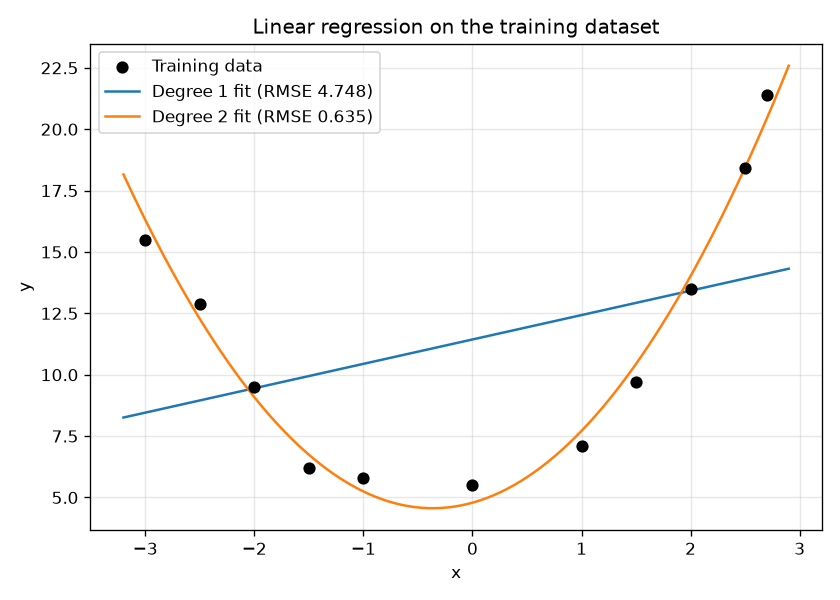

The script that saved this image:
"""
CPSC 254 Assignment #2, Part 1: Supervised learning for linear regression.

linear_reg.py
  (1) Loads the small training dataset X, Y given in the brief.
  (2) Displays a scatter plot of the dataset with matplotlib.
  (3) Fits the data with scikit-learn's LinearRegression(), once as a straight
      line and once as a polynomial (PolynomialFeatures + LinearRegression),
      since the data is clearly U-shaped.
  (4) Prints the coefficient vector [w0, w1, ..., wn] and the fitted equation
      y = w0 + w1 x + ... + wn x^n.
  (5) Computes the training RMSE.
  (6) Loads GasProperties.csv, splits it 80% train / 20% test, solves for the
      weights with the least-squares normal equation w = (X^T X)^-1 X^T y and
      reports the train and test RMSE.

Run:  python linear_reg.py
"""

import numpy as np
import pandas as pd
import matplotlib.pyplot as plt
from sklearn.linear_model import LinearRegression
from sklearn.preprocessing import PolynomialFeatures
from sklearn.model_selection import train_test_split

RANDOM_STATE = 42
DEGREES = [1, 2]
GAS_CSV = "GasProperties.csv"
GAS_FEATURES = ["T", "P", "TC", "SV"]
GAS_TARGET = "Idx"


def rmse(y, y_pred):
    """Root mean squared error: sqrt(sum((y_i - y_hat_i)^2) / N)."""
    y, y_pred = np.asarray(y), np.asarray(y_pred)
    return np.sqrt(np.sum((y - y_pred) ** 2) / len(y))


def format_equation(w):
    """Write w = [w0, w1, ..., wn] as y = w0 + w1 x + ... + wn x^n."""
    terms = [f"{w[0]:.4f}"]
    for i, wi in enumerate(w[1:], start=1):
        sign = "-" if wi < 0 else "+"
        power = "x" if i == 1 else f"x^{i}"
        terms.append(f"{sign} {abs(wi):.4f} {power}")
    return "y = " + " ".join(terms)


def fit_polynomial(x, y, degree):
    """Fit y = w0 + w1 x + ... + wn x^n with LinearRegression; return (model, poly, w)."""
    poly = PolynomialFeatures(degree=degree, include_bias=False)
    X_poly = poly.fit_transform(x.reshape(-1, 1))
    model = LinearRegression()
    model.fit(X_poly, y)
    w = np.concatenate(([model.intercept_], model.coef_))
    return model, poly, w


def least_squares(X, y):
    """Normal equation w = (X^T X)^-1 X^T y. X must already contain a bias column."""
    return np.linalg.inv(X.T @ X) @ X.T @ y


def add_bias(X):
    """Prepend a column of ones so w[0] is the intercept."""
    return np.column_stack((np.ones(len(X)), X))


def main():
    """Fit the brief's dataset with linear/polynomial regression, plot it, then run least squares on GasProperties.csv."""
    # ---------------------------------------------------------------
    # (1) Training dataset from the brief
    # ---------------------------------------------------------------
    x = np.array([-3.0, -2.5, -2.0, -1.5, -1.0, 0.0, 1.0, 1.5, 2.0, 2.5, 2.7])
    y = np.array([15.5, 12.9, 9.5, 6.2, 5.8, 5.5, 7.1, 9.7, 13.5, 18.4, 21.4])
    print("=== (1) Training dataset ===")
    print("X =", x.tolist())
    print("Y =", y.tolist())
    print("N =", len(x))

    # ---------------------------------------------------------------
    # (3)-(5) LinearRegression fits, coefficients, equations and RMSE
    # ---------------------------------------------------------------
    fits = {}
    for degree in DEGREES:
        model, poly, w = fit_polynomial(x, y, degree)
        train_rmse = rmse(y, model.predict(poly.transform(x.reshape(-1, 1))))
        fits[degree] = (model, poly, w, train_rmse)

        label = "straight line" if degree == 1 else f"polynomial of degree {degree}"
        print(f"\n=== (3)-(5) LinearRegression, {label} ===")
        names = ", ".join(f"w{i}" for i in range(degree + 1))
        print(f"Coefficient vector [{names}] = {np.round(w, 4).tolist()}")
        print("Equation:", format_equation(w))
        print(f"Training RMSE = {train_rmse:.4f}")

    best = min(fits, key=lambda d: fits[d][3])
    print(f"\nThe data is U-shaped, so the degree-{best} polynomial fits best "
          f"(training RMSE {fits[best][3]:.4f} vs. {fits[1][3]:.4f} for a straight line).")
    print("Final model:", format_equation(fits[best][2]))

    # ---------------------------------------------------------------
    # (2) Scatter plot of the dataset, with the fitted functions
    # ---------------------------------------------------------------
    x_line = np.linspace(x.min() - 0.2, x.max() + 0.2, 200)
    plt.figure(figsize=(7, 5))
    plt.scatter(x, y, color="black", s=40, label="Training data", zorder=3)
    for degree, (model, poly, w, train_rmse) in fits.items():
        y_line = model.predict(poly.transform(x_line.reshape(-1, 1)))
        plt.plot(x_line, y_line, label=f"Degree {degree} fit (RMSE {train_rmse:.3f})")
    plt.title("Linear regression on the training dataset")
    plt.xlabel("x")
    plt.ylabel("y")
    plt.legend()
    plt.grid(alpha=0.3)
    plt.tight_layout()
    plt.savefig("linear_reg.png", dpi=120)
    print("\nPlot saved to linear_reg.png")

    # ---------------------------------------------------------------
    # (6) GasProperties.csv: least squares with the normal equation
    # ---------------------------------------------------------------
    print(f"\n=== (6) Least squares on {GAS_CSV} ===")
    data = pd.read_csv(GAS_CSV)
    print(f"Loaded {len(data)} rows, columns: {', '.join(data.columns)}")
    print(f"Features: {', '.join(GAS_FEATURES)}  ->  target: {GAS_TARGET}")

    X = data[GAS_FEATURES].to_numpy()
    y_gas = data[GAS_TARGET].to_numpy()
    X_train, X_test, y_train, y_test = train_test_split(
        X, y_gas, test_size=0.2, random_state=RANDOM_STATE)
    print(f"Training set: {len(X_train)} rows, testing set: {len(X_test)} rows")

    X_train_b, X_test_b = add_bias(X_train), add_bias(X_test)
    w = least_squares(X_train_b, y_train)

    print("\nCoefficient vector w = (X^T X)^-1 X^T y:")
    for name, wi in zip(["w0 (bias)"] + [f"w{i} ({f})" for i, f in enumerate(GAS_FEATURES, 1)], w):
        print(f"  {name:<10} = {wi: .6e}")
    print("Equation: Idx = " + f"{w[0]:.6f}" + "".join(
        f" {'-' if wi < 0 else '+'} {abs(wi):.6f} {f}" for wi, f in zip(w[1:], GAS_FEATURES)))

    train_rmse = rmse(y_train, X_train_b @ w)
    test_rmse = rmse(y_test, X_test_b @ w)
    print(f"\nTraining RMSE = {train_rmse:.6f}")
    print(f"Testing RMSE  = {test_rmse:.6f}")
    print(f"(Standard deviation of {GAS_TARGET} = {y_gas.std():.6f}; "
          f"R^2 on test = {1 - test_rmse ** 2 / y_test.var():.4f})")
    print("Train and test RMSE are almost equal, so the linear model is not overfitting;")
    print("the remaining error comes from the relationship not being fully linear.")

    plt.show()


if __name__ == "__main__":
    main()
